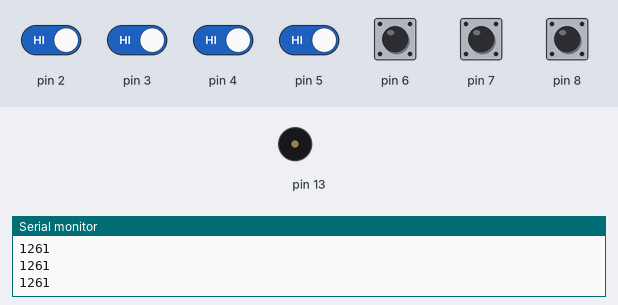
The sketch below on a simulated Arduino Uno, built with avr-gcc and run on an emulated ATmega328P. Parts: buzzer (waves = sounding), the last lines printed to the serial monitor. The test bench sets the inputs (shaded band); at power-on: pin 2–8 HIGH.

Above: at 1.2 s.
1.3 s: pin 4 driven LOW
At 2.5 s:
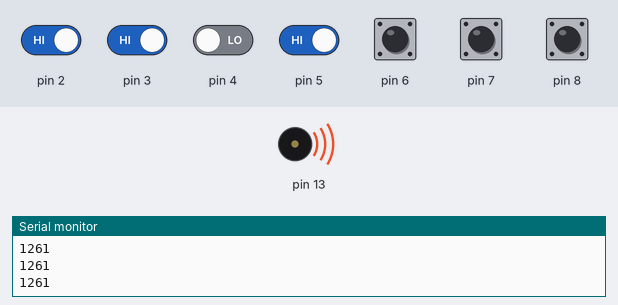
2.8 s: pin 2 driven LOW
At 3.6 s:
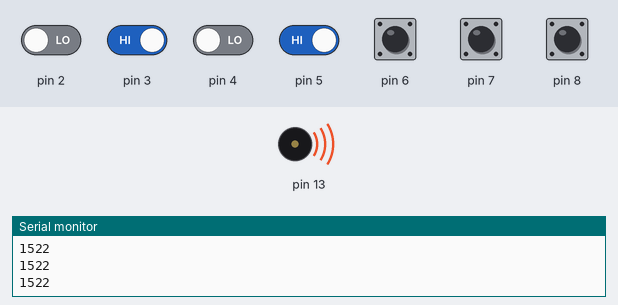
4.3 s: pin 3 driven LOW
At 5.1 s:
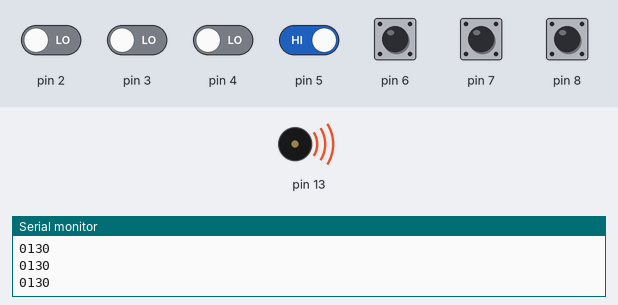
5.8 s: pin 3 driven HIGH
At 6.5 s:
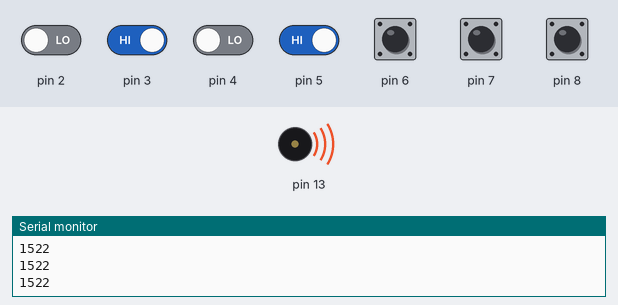
7.3 s: pin 4 driven HIGH
At 8.3 s:
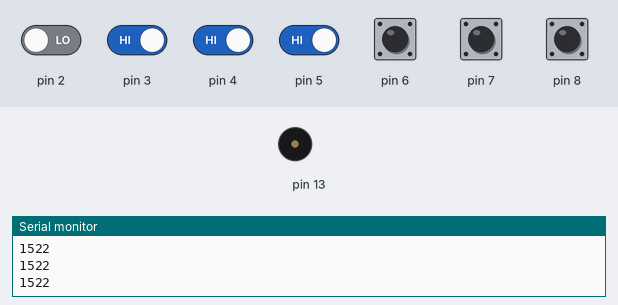
8.8 s: pin 5 driven LOW
At 9.5 s:
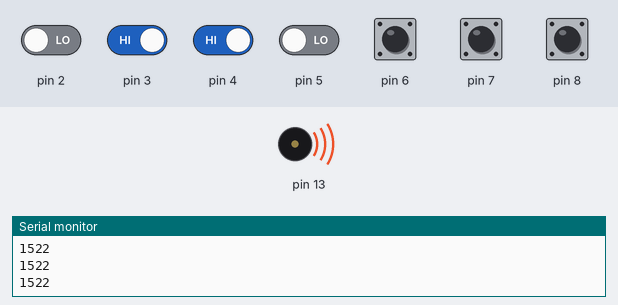
Timing chart, 0 to 11.3 s (numbered marks = the images above; inputs shaded):
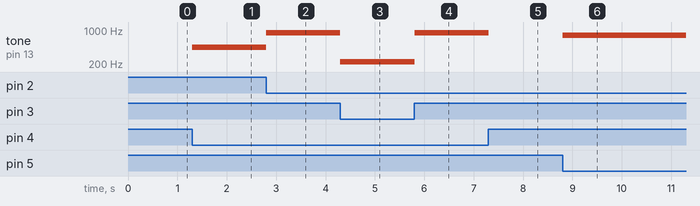

Measured:
- after the input at 1.3 s, tone on pin 13: silent → 440 Hz at once
- after the input at 2.8 s, tone on pin 13: 440 Hz → 880 Hz at once
- after the input at 4.3 s, tone on pin 13: 880 Hz → 220 Hz at once
- after the input at 5.8 s, tone on pin 13: 220 Hz → 880 Hz at once
- after the input at 7.3 s, tone on pin 13: 880 Hz → silent at once
- after the input at 8.8 s, tone on pin 13: silent → 784 Hz at once

The sketch:

Musical_instrument.ino
```cpp
// Define the state of the buttons.
bool ButtonState1 = HIGH;
bool ButtonState2 = HIGH;
bool ButtonState3 = HIGH;
bool ButtonState4 = HIGH;
bool ButtonState5 = HIGH;
bool ButtonState6 = HIGH;
bool ButtonState7 = HIGH;

//Define boolean State as LOW at the beginning.
bool State = LOW;

//Define the five nodes with fixed frequencies.
long a = 440;
long c = 261.63;
long d = 293.66;
long e = 329.63;
long g = 392.00;

//Initialise the frequencies of five variables.
long frequency1 = c;
long frequency2 = d;
long frequency3 = e;
long frequency4 = g;
long frequency5 = a;

void setup() {
  // put your setup code here, to run once:

  Serial.begin(9600);
  pinMode(13,OUTPUT);
}

void loop() {
  // put your main code here, to run repeatedly:

  ButtonState1 = digitalRead(8);
  ButtonState2 = digitalRead(7);
  ButtonState3 = digitalRead(6);
  ButtonState4 = digitalRead(5);
  ButtonState5 = digitalRead(4);
  ButtonState6 = digitalRead(3);
  ButtonState7 = digitalRead(2);

  if(ButtonState1 == LOW | ButtonState2 == LOW | ButtonState3 == LOW | ButtonState4 == LOW | ButtonState5 == LOW){
    State = HIGH;
  }

  if(ButtonState1 == HIGH && ButtonState2 == HIGH && ButtonState3 == HIGH && ButtonState4 == HIGH && ButtonState5 == HIGH){
    State = LOW;
  }

  if(ButtonState6 == LOW){
    frequency1 = c/2;
    frequency2 = d/2;
    frequency3 = e/2;
    frequency4 = g/2;
    frequency5 = a/2;
  }
  else if(ButtonState7 == LOW){
    frequency1 = c*2;
    frequency2 = d*2;
    frequency3 = e*2;
    frequency4 = g*2;
    frequency5 = a*2;
  }
  else{
    frequency1 = c;
    frequency2 = d;
    frequency3 = e;
    frequency4 = g;
    frequency5 = a;
  }

  if(State == HIGH){
    if(ButtonState1 == LOW){
      tone(13,frequency1);
      // delay(100);
      //noTone(13);
    }
    if(ButtonState2 == LOW){
      tone(13,frequency2);
      // delay(100);
      //noTone(13);
    }
    if(ButtonState3 == LOW){
      tone(13,frequency3);
      // delay(100);
      //noTone(13);
    }
    if(ButtonState4 == LOW){
      tone(13,frequency4);
      // delay(100);
      //noTone(13);
    }
    if(ButtonState5 == LOW){
      tone(13,frequency5);
      // delay(100);
      //noTone(13);
    }
  }
  else{
    noTone(13);
  }
  Serial.print(ButtonState6);
  Serial.print(frequency1);
  Serial.println();
}
```
